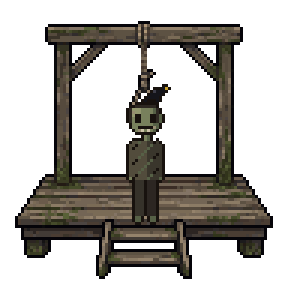
#> input picture assets/executions/src/display_gallows_rotting.png, 96 x 96 px, given in place of gallows.png, which was not available (shown 3 times larger)
$ python make_scaffold_sheet.py
#> lines starting #> are read from the running program, lines starting #| are printed output that depends on the picture
"""Pack the scaffold sprites (PixelLab object creator, assets/executions/src/*.png) into one prop sheet.

Each sprite is cropped to what it draws and set bottom-centred in a cell of whole
32px tiles; prints the townProps `rect` of each for data/townProps.json
(ex_gallows, ex_block, ex_stake, ex_pillory: the scaffold of systems/executions.js,
laid in the square by world/scaffolds.js).

    py -3 scripts/make_scaffold_sheet.py
"""
import json
import math
import os
from PIL import Image

SRC = 'assets/executions/src'
OUT = 'assets/executions/scaffolds.png'
ORDER = ['gallows', 'block', 'stake', 'pillory']
T = 32

cells = []
for name in ORDER:
    im = Image.open(os.path.join(SRC, name + '.png')).convert('RGBA')
#> im is the input picture: PIL image 96x96 RGBA; mean R, G, B, A 28.7, 25.4, 24.4, 98.4
    im = im.crop(im.getbbox())
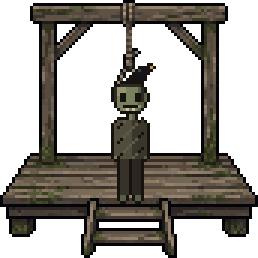
#> im: PIL image 86x86 RGBA (shown 3 times larger); mean R, G, B, A 34.5, 30.7, 28.2, 122.6; transparent parts drawn white
    cells.append((name, im, math.ceil(im.width / T), math.ceil(im.height / T)))
#> pass 2 of the loop `for name in ORDER:`:
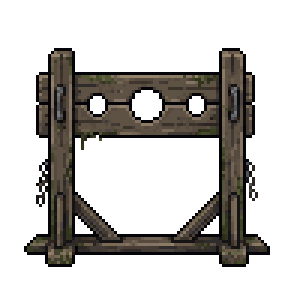
#> input picture assets/executions/src/pillory.png, 96 x 96 px, given in place of block.png, which was not available (shown 3 times larger)
#> im is the input picture: PIL image 96x96 RGBA; mean R, G, B, A 24.3, 21.4, 21.8, 84.1
#> `im = im.crop(im.getbbox())`:
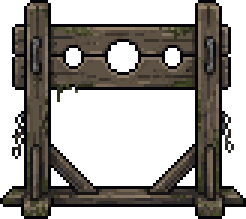
#> im: PIL image 82x73 RGBA (shown 3 times larger); mean R, G, B, A 34.7, 30.7, 28.8, 129.4; transparent parts drawn white

H = max(h for _, _, _, h in cells)
W = sum(w for _, _, w, _ in cells)
sheet = Image.new('RGBA', (W * T, H * T), (0, 0, 0, 0))
#> sheet: PIL image 384x96 RGBA; every value is 0
col = 0
rects = {}
for name, im, w, h in cells:
    sheet.alpha_composite(im, (col * T + (w * T - im.width) // 2, H * T - im.height))
    rects[name] = [col, H - h, w, h]
    col += w
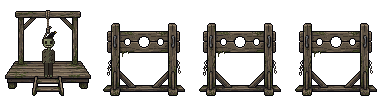
#> sheet: PIL image 384x96 RGBA; mean R, G, B, A 22.1, 19.8, 16.6, 87.6; transparent parts drawn white
sheet.save(OUT)
print(json.dumps(rects))
